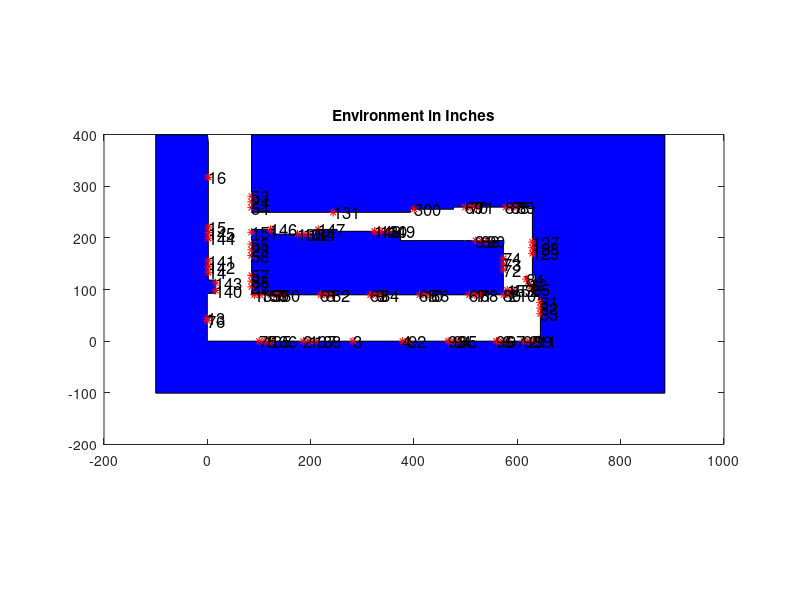
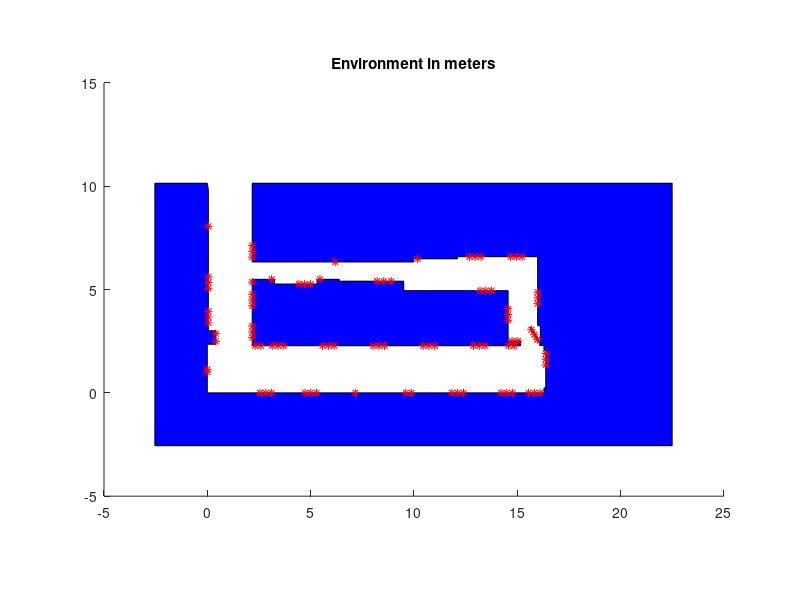

Recreate these plots in MATLAB, in order. (Note: this script raises an error after producing the figures.)
clc;clear all;close all;

% every raw number is in inches. They get converted to meters at the end (when we draw
% them).

sanity_checks = 1;

L_size = 11;

origin = [0;0];
v_out(:,1) = origin;
L = [];

%% Landmarks in forward direction
x = v_out(1,end);
y = v_out(2,end);

% id = 1;
% origin_to_L1 = 89.5;
% L(:,end+1) = [id; x+origin_to_L1; y];

id = 75;
origin_to_L75 = 100.5;
L(:,end+1) = [id; x+origin_to_L75; y; pi/2];

id = 135;
origin_to_L135 = origin_to_L75 + L_size;
L(:,end+1) = [id; x+origin_to_L135; y; pi/2];

id = 136;
origin_to_L136 = origin_to_L135 + L_size;
L(:,end+1) = [id; x+origin_to_L136; y; pi/2];

id = 2;
origin_to_L2 = 186;
L(:,end+1) = [id; x+origin_to_L2; y; pi/2];


id = 137;
origin_to_L137 = origin_to_L2 + L_size;
L(:,end+1) = [id; x+origin_to_L137; y; pi/2];

id = 138;
origin_to_L138 = origin_to_L137 + L_size;
L(:,end+1) = [id; x+origin_to_L138; y; pi/2];

id = 3;
origin_to_L3 = 282;
L(:,end+1) = [id; x+origin_to_L3; y; pi/2];

id = 4;
origin_to_L4 = 300 + 78;
L(:,end+1) = [id; x+origin_to_L4; y; pi/2];

id = 92;
origin_to_L92 = origin_to_L4 + L_size;
L(:,end+1) = [id; x+origin_to_L92; y; pi/2];

id = 93;
origin_to_L93 = 300 + 166;
L(:,end+1) = [id; x+origin_to_L93; y; pi/2];

id = 94;
origin_to_L94 = origin_to_L93 + L_size;
L(:,end+1) = [id; x+origin_to_L94; y; pi/2];

id = 95;
origin_to_L95 = origin_to_L94 + L_size;
L(:,end+1) = [id; x+origin_to_L95; y; pi/2];

id = 96;
origin_to_L96 = 300 + 259.5;
L(:,end+1) = [id; x+origin_to_L96; y; pi/2];

id = 6;
origin_to_L6 = origin_to_L96 + L_size;
L(:,end+1) = [id; x+origin_to_L6; y; pi/2];

id = 97;
origin_to_L97 = origin_to_L6 + L_size;
L(:,end+1) = [id; x+origin_to_L97; y; pi/2];

id = 98;
origin_to_L98 = 600 + 12;
L(:,end+1) = [id; x+origin_to_L98; y; pi/2];

id = 211;
origin_to_L211 = origin_to_L98 + L_size;
L(:,end+1) = [id; x+origin_to_L211; y; pi/2];

id = 99;
origin_to_L99 = origin_to_L211 + L_size;
L(:,end+1) = [id; x+origin_to_L99; y; pi/2];

%% Vertices
origin_to_digital_door_right = 641.25;
x = v_out(1,end);
y = v_out(2,end);
v_out(:,end+1) = [x+origin_to_digital_door_right  ; y];

ToRightMetalCorner = 9.5;
x = v_out(1,end);
y = v_out(2,end);
v_out(:,end+1) = [x ; y+ToRightMetalCorner];

ToDigitalDoorCorner = 3.35;
x = v_out(1,end);
y = v_out(2,end);
v_out(:,end+1) = [x+ToDigitalDoorCorner ; y];

digital_door_size = 71;
x = v_out(1,end);
y = v_out(2,end);
v_out(:,end+1) = [x ; y+digital_door_size];

%% Landmarks
x = v_out(1,end);
y = v_out(2,end);

id = 81;
LeftDoorCornerTo81 = L_size/2;
L(:,end+1) = [id; x; y - LeftDoorCornerTo81; pi];

id = 82;
LeftDoorCornerTo82 = LeftDoorCornerTo81 + L_size;
L(:,end+1) = [id; x; y - LeftDoorCornerTo82; pi];

id = 83;
LeftDoorCornerTo83 = LeftDoorCornerTo82 + L_size;
L(:,end+1) = [id; x; y - LeftDoorCornerTo83; pi];

%% vertices

ToLeftMetalCorner = 3.35;
x = v_out(1,end);
y = v_out(2,end);
v_out(:,end+1) = [x-ToLeftMetalCorner ; y];

ToHallwayCorner = 9.5;
x = v_out(1,end);
y = v_out(2,end);
v_out(:,end+1) = [x ; y+ToHallwayCorner ];

ToRightMetalofBackDoor = 8.25;
x = v_out(1,end);
y = v_out(2,end);
v_out(:,end+1) = [x-ToRightMetalofBackDoor ; y ];

ToRightCornerofBackDoor = 4;
x = v_out(1,end);
y = v_out(2,end);
v_out(:,end+1) = [x ; y+ToRightCornerofBackDoor  ];

% BackDoorWidth = 35.75;
% BackDoorAngle = atan2(26,25);
% x = v_out(1,end);
% y = v_out(2,end);
% v_out(:,end+1) = [x-BackDoorWidth*cos(BackDoorAngle) ; y+BackDoorWidth*sin(BackDoorAngle) ];

% For sanity check: End of door when it is closed!!
BackDoorWidth = 36;
x = v_out(1,end);
y = v_out(2,end);
EndofTheClosedDoor = [x - BackDoorWidth , y];

BackDoorWidth = 36;
BackDoorAngle = atan2(31,18.5);
x = v_out(1,end);
y = v_out(2,end);
v_out(:,end+1) = [x-BackDoorWidth*cos(BackDoorAngle) ; y+BackDoorWidth*sin(BackDoorAngle) ];

%% Landmarks
x = v_out(1,end);
y = v_out(2,end);

BackDoorLandmarkAngles = -pi/2-BackDoorAngle;

id = 84;
BackDoorEdgeTo84 = L_size/2;
L(:,end+1) = [id; x+BackDoorEdgeTo84*cos(BackDoorAngle) ; y-BackDoorEdgeTo84*sin(BackDoorAngle); BackDoorLandmarkAngles ];

id = 12;
BackDoorEdgeTo12 = BackDoorEdgeTo84 + L_size;
L(:,end+1) = [id; x+BackDoorEdgeTo12*cos(BackDoorAngle) ; y-BackDoorEdgeTo12*sin(BackDoorAngle); BackDoorLandmarkAngles ];

id = 85;
BackDoorEdgeTo85 = BackDoorEdgeTo12 + L_size;
L(:,end+1) = [id; x+BackDoorEdgeTo85*cos(BackDoorAngle) ; y-BackDoorEdgeTo85*sin(BackDoorAngle); BackDoorLandmarkAngles ];

%% vertices
BackDoorDepth = 1.75;
perpAngle = BackDoorAngle+pi/2;
x = v_out(1,end);
y = v_out(2,end);
v_out(:,end+1) = [x-BackDoorDepth*cos(perpAngle) ; y+BackDoorDepth*sin(perpAngle) ];

BackDoorWidth = 35.75;
BackDoorAngle = atan2(31,18.5);
x = v_out(1,end);
y = v_out(2,end);
v_out(:,end+1) = [x+BackDoorWidth*cos(BackDoorAngle) ; y-BackDoorWidth*sin(BackDoorAngle) ];

BackDoorToCrossOnShelf = 32.7;
x = v_out(1,end);
y = v_out(2,end);
v_out(:,end+1) = [x ; y+BackDoorToCrossOnShelf ];

CrossOnShelfToShelfCorner = 5.2;
x = v_out(1,end);
y = v_out(2,end);
v_out(:,end+1) = [x-CrossOnShelfToShelfCorner ; y ];


%% Landmarks
x = v_out(1,end);
y = v_out(2,end);

id = 129;
ShelfCornerTo129 = 42;
L(:,end+1) = [id; x ; y+ShelfCornerTo129 ; pi];

id = 128;
ShelfCornerTo128 = ShelfCornerTo129 + L_size;
L(:,end+1) = [id; x; y + ShelfCornerTo128; pi];

id = 127;
ShelfCornerTo127 = ShelfCornerTo128 + L_size;
L(:,end+1) = [id; x; y + ShelfCornerTo127; pi];

%% vertices
ShelfCornerToCross = 131.5;
x = v_out(1,end);
y = v_out(2,end);
v_out(:,end+1) = [x  ; y+ShelfCornerToCross  ];


%% Landmarks
x = v_out(1,end);
y = v_out(2,end);

id = 89;
CrossTo89 = 29.5;
L(:,end+1) = [id; x - CrossTo89 ; y ; -pi/2];

id = 88;
CrossTo88 = CrossTo89 + L_size;
L(:,end+1) = [id; x - CrossTo88; y ; -pi/2];

id = 87;
CrossTo87 = CrossTo88 + L_size;
L(:,end+1) = [id; x - CrossTo87; y ; -pi/2];

id = 71;
CrossTo71 = 108;
L(:,end+1) = [id; x - CrossTo71 ; y ; -pi/2];

id = 70;
CrossTo70 = CrossTo71 + L_size;
L(:,end+1) = [id; x - CrossTo70; y ; -pi/2];

id = 69;
CrossTo69 = CrossTo70 + L_size;
L(:,end+1) = [id; x - CrossTo69; y ; -pi/2];


%% vertices
CrossToEdgeofGoalDesk = 152.67;
x = v_out(1,end);
y = v_out(2,end);
v_out(:,end+1) = [x - CrossToEdgeofGoalDesk  ; y];

EdgeofGoalDeskToHypothCross = 4;
x = v_out(1,end);
y = v_out(2,end);
v_out(:,end+1) = [x  ; y - EdgeofGoalDeskToHypothCross];

%% Landmarks
x = v_out(1,end);
y = v_out(2,end);

id = 300;
HypothCrossTo300 = 76;
L(:,end+1) = [id; x - HypothCrossTo300; y; -pi/2];
 
%% vertices
HypothCrossToEndOfOurDesk = HypothCrossTo300 + L_size/2 + 2;
x = v_out(1,end);
y = v_out(2,end);
v_out(:,end+1) = [x - HypothCrossToEndOfOurDesk  ; y];

EdgeofOurDeskToSecondHypothCross = 6;
x = v_out(1,end);
y = v_out(2,end);
v_out(:,end+1) = [x  ; y - EdgeofOurDeskToSecondHypothCross];

SecondHypothCrossToMetalCornerInnerDoor = 221.5 - HypothCrossToEndOfOurDesk;
x = v_out(1,end);
y = v_out(2,end);
v_out(:,end+1) = [x - SecondHypothCrossToMetalCornerInnerDoor ; y ];

%% Landmarks
x = v_out(1,end);
y = v_out(2,end);

id = 131;
MetalTo131 = 11.4;
L(:,end+1) = [id; x - MetalTo131; y ; -pi/2];

%% vertices
InnerDoorMetalToFrontDoor = 169.5;
x = v_out(1,end);
y = v_out(2,end);
v_out(:,end+1) = [x - InnerDoorMetalToFrontDoor ; y ];

ObtainedRestRoomCorridorWidth = v_out(1,end);

%% landmarks
x = v_out(1,end);
y = v_out(2,end);

id = 54;
FrontdoorMetalTo54 = 3.7 + L_size/2;
L(:,end+1) = [id; x ; y + FrontdoorMetalTo54; pi];

id = 24;
FrontdoorMetalTo24 = FrontdoorMetalTo54 + L_size;
L(:,end+1) = [id; x ; y + FrontdoorMetalTo24 ; pi];

id = 53;
FrontdoorMetalTo53 = FrontdoorMetalTo54 + 2*L_size;
L(:,end+1) = [id; x ; y + FrontdoorMetalTo53; pi];

%% vertices
ToSomeWhereAfterRestRoom = 150;
x = v_out(1,end);
y = v_out(2,end);
v_out(:,end+1) = [x  ; y + ToSomeWhereAfterRestRoom ];

ToSomeWhereRightofElev = 800;
x = v_out(1,end);
y = v_out(2,end);
v_out(:,end+1) = [x + ToSomeWhereRightofElev ; y  ];

ToSomeWhereBehindDigital = 500;
x = v_out(1,end);
y = v_out(2,end);
v_out(:,end+1) = [x ; y-ToSomeWhereBehindDigital ];

Toinsidewall = 100;
ToSomeWhereBehindOrigin = ToSomeWhereRightofElev+ObtainedRestRoomCorridorWidth+Toinsidewall;
x = v_out(1,end);
y = v_out(2,end);
v_out(:,end+1) = [x-ToSomeWhereBehindOrigin ; y];

ToSomeWhereBehindDavidsOffice = ToSomeWhereBehindDigital;
x = v_out(1,end);
y = v_out(2,end);
v_out(:,end+1) = [x; y+ToSomeWhereBehindDavidsOffice ];

ToSomepointOnDavidsWall = Toinsidewall;
x = v_out(1,end);
y = v_out(2,end);
v_out(:,end+1) = [x+ToSomepointOnDavidsWall ; y];

% We measured directly the coordinates of the left inner corner of the
% second column (in front of restrooms)
v_out(:,end+1) = [2 ; 273+112+1.2 ];

left_inner_corner_second_column_TO_right_inner_corner_first_column = 267.9;

%% landmarks
x = v_out(1,end);
y = v_out(2,end);

id = 16;
leftInnerCornerSecondColumn_to_L16 = 69;
L(:,end+1) = [id; x; y - leftInnerCornerSecondColumn_to_L16; 0];

id = 15;
leftInnerCornerSecondColumn_to_L15 = 165.1;
L(:,end+1) = [id; x; y - leftInnerCornerSecondColumn_to_L15; 0];

id = 145;
leftInnerCornerSecondColumn_to_L145 = leftInnerCornerSecondColumn_to_L15 + L_size;
L(:,end+1) = [id; x; y - leftInnerCornerSecondColumn_to_L145; 0];

id = 144;
leftInnerCornerSecondColumn_to_L144 = leftInnerCornerSecondColumn_to_L145 + L_size;
L(:,end+1) = [id; x; y - leftInnerCornerSecondColumn_to_L144; 0];

id = 141;
leftInnerCornerSecondColumn_to_L141 = left_inner_corner_second_column_TO_right_inner_corner_first_column - 37;
L(:,end+1) = [id; x; y - leftInnerCornerSecondColumn_to_L141; 0];

id = 142;
leftInnerCornerSecondColumn_to_L142 = leftInnerCornerSecondColumn_to_L141 + L_size;
L(:,end+1) = [id; x; y - leftInnerCornerSecondColumn_to_L142; 0];

id = 14;
leftInnerCornerSecondColumn_to_L14 = leftInnerCornerSecondColumn_to_L142 + L_size;
L(:,end+1) = [id; x; y - leftInnerCornerSecondColumn_to_L14; 0];

%% vertices
left_inner_corner_second_column_TO_right_inner_corner_first_column = left_inner_corner_second_column_TO_right_inner_corner_first_column; % for the sake of code readability
x = v_out(1,end);
y = v_out(2,end);
v_out(:,end+1) = [x ; y - left_inner_corner_second_column_TO_right_inner_corner_first_column];

%% vertices
rightWidthofTheFirstColumn = 14.2;
x = v_out(1,end);
y = v_out(2,end);
v_out(:,end+1) = [x + rightWidthofTheFirstColumn  ; y ];

FaceWidthofTheFirstColumn = 25.8;
%% landmarks
x = v_out(1,end);
y = v_out(2,end);

id = 143;
leftOuterCornerFirstColumn_to_L143 = L_size/2;
L(:,end+1) = [id; x; y - leftOuterCornerFirstColumn_to_L143; 0];

id = 140;
leftOuterCornerFirstColumn_to_L140 = FaceWidthofTheFirstColumn  - L_size/2;
L(:,end+1) = [id; x; y - leftOuterCornerFirstColumn_to_L140; 0];

%% vertices
FaceWidthofTheFirstColumn = FaceWidthofTheFirstColumn; % for the sake of code readability
x = v_out(1,end);
y = v_out(2,end);
v_out(:,end+1) = [x ; y - FaceWidthofTheFirstColumn ];

%% vertices
leftWidthofTheFirstColumn = 16.2;
x = v_out(1,end);
y = v_out(2,end);
v_out(:,end+1) = [x - leftWidthofTheFirstColumn ; y];

%% landmarks
x = v_out(1,end);
y = v_out(2,end);

id = 13;
leftInnerCornerFirstColumn_to_L13 = 47.5;
L(:,end+1) = [id; x; y - leftInnerCornerFirstColumn_to_L13; 0];

id = 76;
leftInnerCornerFirstColumn_to_L76 = leftInnerCornerFirstColumn_to_L13 + L_size/2;
L(:,end+1) = [id; x; y - leftInnerCornerFirstColumn_to_L76; 0];

%% vertices
left_inner_corner_of_the_first_column_TO_origin = 92.5;
x = v_out(1,end);
y = v_out(2,end);
v_out(:,end+1) = [x ; y - left_inner_corner_of_the_first_column_TO_origin];

% %% Landmarks in backward direction
% x = v_out(1,end);
% y = v_out(2,end);
% 
% id = 76;
% origin_to_L76 = 34.5;
% L(:,end+1) = [id; x; y + origin_to_L76];
% 
% id = 13;
% origin_to_L13 = origin_to_L76 + L_size;
% L(:,end+1) = [id; x; y + origin_to_L13];

% sanity check
if any(v_out(:,end) ~= v_out(:,1))
%     error('origin is not reached')
end

fill(v_out(1,:),v_out(2,:),'b')

%======================================================================================================
%======================================================================================================
%======================================================================================================
%==================================Inside Polygon
MeasuredRestRoomCorridorWidth = 85.5;
MeasuredElhamCorridorWidth = 89.7;
FirstCornerCloseToOrigin = [MeasuredRestRoomCorridorWidth  , MeasuredElhamCorridorWidth];
v_AliOffice(:,1) = FirstCornerCloseToOrigin;

CornerToBackDoorMetal = 511.5;

%% Landmarks
x = v_AliOffice(1,end);
y = v_AliOffice(2,end);

id = 139;
CornerTo139 = L_size/2;
L(:,end+1) = [id; x + CornerTo139 ; y ; -pi/2];

id = 150;
CornerTo150 = L_size + L_size/2;
L(:,end+1) = [id; x + CornerTo150 ; y ; -pi/2];

id = 59;
CornerTo59 = 32.6 + L_size/2;
L(:,end+1) = [id; x + CornerTo59 ; y ; -pi/2];

id = 7;
CornerTo7 = CornerTo59 + L_size;
L(:,end+1) = [id; x + CornerTo7 ; y ; -pi/2];

id = 60;
CornerTo60 = CornerTo7 + L_size;
L(:,end+1) = [id; x + CornerTo60 ; y ; -pi/2];

id = 61;
CornerTo61 = CornerTo60 + L_size/2 + 62.9 + L_size/2;
L(:,end+1) = [id; x + CornerTo61 ; y ; -pi/2];

id = 8;
CornerTo8 = CornerTo61 + L_size;
L(:,end+1) = [id; x + CornerTo8 ; y ; -pi/2];

id = 62;
CornerTo62 = CornerTo8 + L_size;
L(:,end+1) = [id; x + CornerTo62 ; y ; -pi/2];

id = 63;
CornerTo63 = CornerTo62 + L_size/2 + 63.1 + L_size/2;
L(:,end+1) = [id; x + CornerTo63 ; y ; -pi/2];

id = 9;
CornerTo9 = CornerTo63 + L_size;
L(:,end+1) = [id; x + CornerTo9 ; y ; -pi/2];

id = 64;
CornerTo64 = CornerTo9 + L_size;
L(:,end+1) = [id; x + CornerTo64 ; y ; -pi/2];


id = 65;
CornerTo65 = CornerTo64 + L_size/2 + 62.6 + L_size/2;
L(:,end+1) = [id; x + CornerTo65 ; y ; -pi/2];

id = 10;
CornerTo10 = CornerTo65 + L_size;
L(:,end+1) = [id; x + CornerTo10 ; y ; -pi/2];

id = 66;
CornerTo66 = CornerTo10 + L_size;
L(:,end+1) = [id; x + CornerTo66 ; y ; -pi/2];

id = 67;
CornerTo67 = CornerToBackDoorMetal - 62.5 - 2*L_size - L_size/2;
L(:,end+1) = [id; x + CornerTo67 ; y ; -pi/2];

id = 11;
CornerTo11 = CornerTo67 + L_size;
L(:,end+1) = [id; x + CornerTo11 ; y ; -pi/2];

id = 68;
CornerTo68 = CornerTo11 + L_size;
L(:,end+1) = [id; x + CornerTo68 ; y ; -pi/2];

id = 80;
CornerTo80 = CornerToBackDoorMetal - 18 - L_size/2;
L(:,end+1) = [id; x + CornerTo80 ; y ; -pi/2];

id = 210;
CornerTo210 = CornerToBackDoorMetal - 18 + L_size/2;
L(:,end+1) = [id; x + CornerTo210 ; y ; -pi/2];

%% vertices
CornerToBackDoorMetal = CornerToBackDoorMetal; % for the sake of code readability
x = v_AliOffice(1,end);
y = v_AliOffice(2,end);
v_AliOffice(:,end+1) = [x+CornerToBackDoorMetal  ; y];

% sanity check
x = v_AliOffice(1,end);
y = v_AliOffice(2,end);
if x~= EndofTheClosedDoor(1)
    x_fromInnerMeasurments = x
    x_fromouterMeasurments = EndofTheClosedDoor(1)
    differ = x - EndofTheClosedDoor(1)
    error('inconsistency')
end


%% vertices
MetalWidth = 9;
x = v_AliOffice(1,end);
y = v_AliOffice(2,end);
v_AliOffice(:,end+1) = [x ; y + MetalWidth];

%% Landmarks
x = v_AliOffice(1,end);
y = v_AliOffice(2,end);

id = 152;
BackDoorMetalTo152 = L_size/2;
L(:,end+1) = [id; x-BackDoorMetalTo152 ; y ; pi/2];

id = 153;
BackDoorMetalTo153 = L_size+L_size/2;
L(:,end+1) = [id; x-BackDoorMetalTo153 ; y ; pi/2];

%% vertices
ToBoxLine = 24;
x = v_AliOffice(1,end);
y = v_AliOffice(2,end);
v_AliOffice(:,end+1) = [x - ToBoxLine; y];

%% Landmarks
x = v_AliOffice(1,end);
y = v_AliOffice(2,end);

id = 72;
BoxLineWallCornerTo72 = 34 + L_size/2;
L(:,end+1) = [id; x ; y+BoxLineWallCornerTo72 ; 0];

id = 73;
BoxLineWallCornerTo73 = BoxLineWallCornerTo72 + L_size;
L(:,end+1) = [id; x ; y+BoxLineWallCornerTo73 ; 0];

id = 74;
BoxLineWallCornerTo74 = BoxLineWallCornerTo73 + L_size;
L(:,end+1) = [id; x ; y+BoxLineWallCornerTo74 ; 0];


%% vertices

BoxLineLength = 96;
x = v_AliOffice(1,end);
y = v_AliOffice(2,end);
v_AliOffice(:,end+1) = [x ; y + BoxLineLength];

%% Landmarks
x = v_AliOffice(1,end);
y = v_AliOffice(2,end);

id = 90;
CrossTo90 = 26 + L_size/2;
L(:,end+1) = [id; x - CrossTo90 ; y ; pi/2];

id = 86;
CrossTo86 = CrossTo90 + L_size;
L(:,end+1) = [id; x - CrossTo86 ; y ; pi/2];

id = 91;
CrossTo91 = CrossTo86 + L_size;
L(:,end+1) = [id; x - CrossTo91 ; y ; pi/2];

%% vertices
ToArnoudDeskCorner = 75;
x = v_AliOffice(1,end);
y = v_AliOffice(2,end);
v_AliOffice(:,end+1) = [x - ToArnoudDeskCorner ; y ];

ToPoePrinterDesk = 123.9;
x = v_AliOffice(1,end);
y = v_AliOffice(2,end);
v_AliOffice(:,end+1) = [x - ToPoePrinterDesk ; y ];

EdgeofPoePrinterDeskToCornerofPoePrinterDesk = 18;
x = v_AliOffice(1,end);
y = v_AliOffice(2,end);
v_AliOffice(:,end+1) = [x ; y + EdgeofPoePrinterDeskToCornerofPoePrinterDesk ];

%% landmarks
x = v_AliOffice(1,end);
y = v_AliOffice(2,end);

id = 149;
CrossTo149 = 18.2 + L_size/2;
L(:,end+1) = [id; x - CrossTo149 ; y ; pi/2];

id = 130;
CrossTo130 = 32.6 + L_size/2;
L(:,end+1) = [id; x - CrossTo130 ; y ; pi/2];

id = 148;
CrossTo148 = 45.2 + L_size/2;
L(:,end+1) = [id; x - CrossTo148 ; y ; pi/2];


%% vertices
WidthOfPoePrinterDesk = 60;
x = v_AliOffice(1,end);
y = v_AliOffice(2,end);
v_AliOffice(:,end+1) = [x - WidthOfPoePrinterDesk; y ];

PoePrinterDeskRightCornerToWall = 62.7;
x = v_AliOffice(1,end);
y = v_AliOffice(2,end);
v_AliOffice(:,end+1) = [x - PoePrinterDeskRightCornerToWall; y ];

WallToOpenMiddleDoor = 3.6; %6;
x = v_AliOffice(1,end);
y = v_AliOffice(2,end);
v_AliOffice(:,end+1) = [x ; y + WallToOpenMiddleDoor];

MiddleDoorLolaToMiddleDoorEnd = 42.4;
x = v_AliOffice(1,end);
y = v_AliOffice(2,end);
v_AliOffice(:,end+1) = [x - MiddleDoorLolaToMiddleDoorEnd ; y ];

%% landmarks
x = v_AliOffice(1,end);
y = v_AliOffice(2,end);

id = 147;
EdgeOf_innerDoorTo147 = L_size/2;
L(:,end+1) = [id; x + EdgeOf_innerDoorTo147 ; y ; pi/2];

%% vertices
DoorEndToWall = 9;
x = v_AliOffice(1,end);
y = v_AliOffice(2,end);
v_AliOffice(:,end+1) = [x ; y - DoorEndToWall ];

%% landmarks
x = v_AliOffice(1,end);
y = v_AliOffice(2,end);

id = 134;
EndOfMiddleDoorTo134 = 7.05 + L_size/2;
L(:,end+1) = [id; x - EndOfMiddleDoorTo134 ; y ; pi/2];

id = 132;
EndOfMiddleDoorTo132 = EndOfMiddleDoorTo134 + L_size;
L(:,end+1) = [id; x - EndOfMiddleDoorTo132 ; y ; pi/2];

id = 133;
EndOfMiddleDoorTo133 = EndOfMiddleDoorTo132 + L_size;
L(:,end+1) = [id; x - EndOfMiddleDoorTo133 ; y ; pi/2];

%% vertices
MiddleDoorEndToFontDoorEndAlongTheWall = 81;
x = v_AliOffice(1,end);
y = v_AliOffice(2,end);
v_AliOffice(:,end+1) = [x - MiddleDoorEndToFontDoorEndAlongTheWall ; y ];

x = v_AliOffice(1,end);
y = v_AliOffice(2,end);
v_AliOffice(:,end+1) = [x ; y + DoorEndToWall ];

%% landmarks
x = v_AliOffice(1,end);
y = v_AliOffice(2,end);

id = 146;
EdgeofFrontDoorTo146 = L_size/2;
L(:,end+1) = [id; x - EdgeofFrontDoorTo146 ; y ; pi/2];

%% vertices
FontDoorEndToRightMetalCornerFrontDoor = 42.5;  %% This is really accurate
x = v_AliOffice(1,end);
y = v_AliOffice(2,end);
v_AliOffice(:,end+1) = [x - FontDoorEndToRightMetalCornerFrontDoor ; y ];

% sanity check
if sanity_checks == 1
LandmarkLineOnFrontDoorToStartVertex = 126.6;
if (abs(v_AliOffice(1,1) - v_AliOffice(1,end))>0.001||abs(v_AliOffice(2,1) + LandmarkLineOnFrontDoorToStartVertex - v_AliOffice(2,end))>0.001 )
    error('inner polygon is not closed!')
end
end

%% Landmarks
x = v_AliOffice(1,end);
y = v_AliOffice(2,end);

id = 151;
FrontDoorTo151 = L_size/2;
L(:,end+1) = [id; x; y - FrontDoorTo151 ; pi];

id = 55;
FrontDoorTo55 = 23 + L_size/2;
L(:,end+1) = [id; x; y - FrontDoorTo55 ; pi];

id = 23;
FrontDoorTo23 = FrontDoorTo55 + L_size;
L(:,end+1) = [id; x; y - FrontDoorTo23 ; pi];

id = 56;
FrontDoorTo56 = FrontDoorTo55 + 2*L_size;
L(:,end+1) = [id; x; y - FrontDoorTo56 ; pi];

id = 57;
FrontDoorTo57 = 83.6 + L_size/2;
L(:,end+1) = [id; x; y - FrontDoorTo57 ; pi];

id = 58;
FrontDoorTo58 = FrontDoorTo57 + L_size;
L(:,end+1) = [id; x; y - FrontDoorTo58 ; pi];

id = 22;
FrontDoorTo22 = FrontDoorTo57 + 2*L_size;
L(:,end+1) = [id; x; y - FrontDoorTo22 ; pi];

%% vertices
v_AliOffice(:,end+1) = v_AliOffice(:,1);

%% ========================= Draw environment in inches
hold on
fill(v_AliOffice(1,:),v_AliOffice(2,:),'b')

title('Environment in Inches')
set(gca,'DataAspectRatio',[1 1 1]); % makes the scaling of different axes the same. So, a circle is shown as a circle not ellipse.

%% Draw landmarks
plot(L(2,:), L(3,:), 'r*')
s = [];
L_meters = [L(1,:);L(2:3,:)*0.0254;L(4,:)/pi];
for i = 1:size(L,2)
    text(L(2,i), L(3,i), num2str(L(1,i)), 'fontsize', 12)
    s = [ s , sprintf(['<landmark id = ', num2str(L(1,i)), ' x = ', num2str(L_meters (2,i)), ' y = ', num2str(L_meters (3,i)), ' theta = ', num2str(L_meters (4,i)) , ' /> \n']) ];
end

%% ========================= Draw environment in Meters
figure
hold on
fill(v_out(1,:)*0.0254,v_out(2,:)*0.0254,'b')
fill(v_AliOffice(1,:)*0.0254, v_AliOffice(2,:)*0.0254, 'b')

set(gca,'DataAspectRatio',[1 1 1]); % makes the scaling of different axes the same. So, a circle is shown as a circle not ellipse.
title('Environment in meters')

%% Draw landmarks
plot(L(2,:)*0.0254, L(3,:)*0.0254, 'r*')
% for i = 1:size(L,2)
%     text(L(2,i)*0.0254, L(3,i)*0.0254, num2str(L(1,i)), 'fontsize', 12)
% end

%% Triangulation
Tri_out = DelaunayTri(v_out(1,:)',v_out(2,:)');

% nump = numel(Tri_out.X);
% C = [(1:(nump-1))' (2 :nump)'; nump 1];
% dt = DelaunayTri(uslon, uslat, C);

io = Tri_out.inOutStatus();
figure
patch('faces',Tri_out(io,:), 'vertices', Tri_out.X, 'FaceColor','r');

